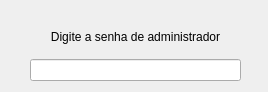
<?xml version="1.0" encoding="UTF-8"?>
<ui version="4.0">
 <class>Adm_Senha_Window</class>
 <widget class="QMainWindow" name="Adm_Senha_Window">
  <property name="geometry">
   <rect>
    <x>0</x>
    <y>0</y>
    <width>268</width>
    <height>92</height>
   </rect>
  </property>
  <property name="windowTitle">
   <string>Validar Senha</string>
  </property>
  <widget class="QWidget" name="centralwidget">
   <widget class="QWidget" name="">
    <property name="geometry">
     <rect>
      <x>30</x>
      <y>20</y>
      <width>211</width>
      <height>61</height>
     </rect>
    </property>
    <layout class="QVBoxLayout" name="verticalLayout">
     <item>
      <widget class="QLabel" name="label">
       <property name="text">
        <string>Digite a senha de administrador</string>
       </property>
       <property name="alignment">
        <set>Qt::AlignCenter</set>
       </property>
      </widget>
     </item>
     <item>
      <widget class="QLineEdit" name="lineEdit_senha">
       <property name="locale">
        <locale language="Portuguese" country="Brazil"/>
       </property>
       <property name="echoMode">
        <enum>QLineEdit::Password</enum>
       </property>
      </widget>
     </item>
    </layout>
   </widget>
  </widget>
 </widget>
 <resources/>
 <connections/>
</ui>
